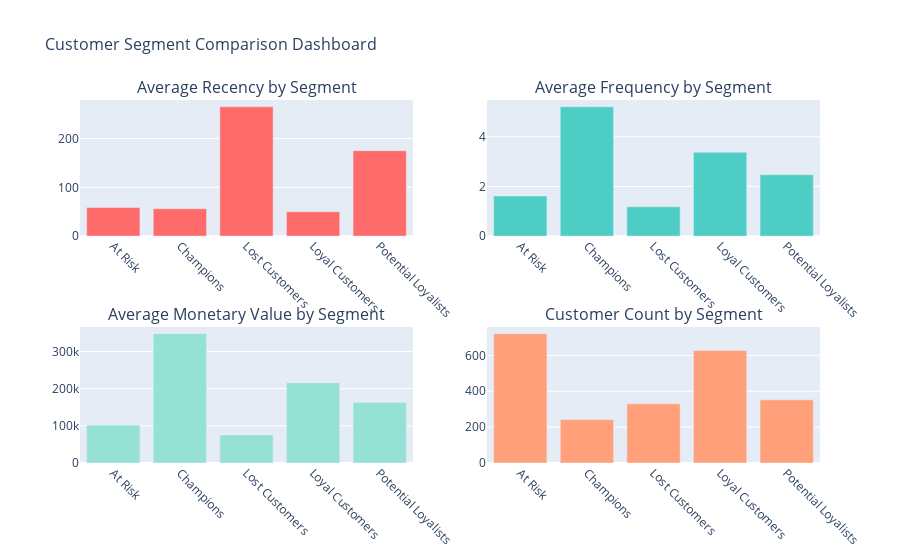

Here is the notebook cell this chart was saved with:
### Markdown cell above
### 8.2 Cluster Comparison Charts

### Code cell
# Prepare data for cluster comparison
cluster_comparison = rfm_df.groupby('cluster_name').agg({
    'recency': 'mean',
    'frequency': 'mean',
    'monetary': 'mean',
    'customer_id': 'count'
}).reset_index()

cluster_comparison.columns = ['Segment', 'Avg Recency', 'Avg Frequency', 'Avg Monetary', 'Customer Count']

# Create subplots
fig = make_subplots(
    rows=2, cols=2,
    subplot_titles=(
        'Average Recency by Segment',
        'Average Frequency by Segment',
        'Average Monetary Value by Segment',
        'Customer Count by Segment'
    ),
    specs=[[{'type': 'bar'}, {'type': 'bar'}],
           [{'type': 'bar'}, {'type': 'bar'}]]
)

# Recency bar chart
fig.add_trace(
    go.Bar(x=cluster_comparison['Segment'], y=cluster_comparison['Avg Recency'],
           marker_color='#FF6B6B', name='Recency'),
    row=1, col=1
)

# Frequency bar chart
fig.add_trace(
    go.Bar(x=cluster_comparison['Segment'], y=cluster_comparison['Avg Frequency'],
           marker_color='#4ECDC4', name='Frequency'),
    row=1, col=2
)

# Monetary bar chart
fig.add_trace(
    go.Bar(x=cluster_comparison['Segment'], y=cluster_comparison['Avg Monetary'],
           marker_color='#95E1D3', name='Monetary'),
    row=2, col=1
)

# Customer count bar chart
fig.add_trace(
    go.Bar(x=cluster_comparison['Segment'], y=cluster_comparison['Customer Count'],
           marker_color='#FFA07A', name='Customer Count'),
    row=2, col=2
)

# Update layout
fig.update_xaxes(tickangle=45)
fig.update_layout(
    height=800,
    showlegend=False,
    title_text='Customer Segment Comparison Dashboard',
    title_font_size=16
)

fig.show()

### Figure 1 — Plotly figure (JSON) as saved in the notebook; plotly's stock layout.template omitted (floating-point values rounded to 4 significant figures)
{"data": [{"marker": {"color": "#FF6B6B"}, "name": "Recency", "type": "bar", "x": ["At Risk", "Champions", "Lost Customers", "Loyal Customers", "Potential Loyalists"], "xaxis": "x", "y": [58.6, 56.22, 265.1, 50.04, 175.1], "yaxis": "y"}, {"marker": {"color": "#4ECDC4"}, "name": "Frequency", "type": "bar", "x": ["At Risk", "Champions", "Lost Customers", "Loyal Customers", "Potential Loyalists"], "xaxis": "x2", "y": [1.614, 5.207, 1.182, 3.375, 2.472], "yaxis": "y2"}, {"marker": {"color": "#95E1D3"}, "name": "Monetary", "type": "bar", "x": ["At Risk", "Champions", "Lost Customers", "Loyal Customers", "Potential Loyalists"], "xaxis": "x3", "y": [101700.0, 347800.0, 75650.0, 215900.0, 162500.0], "yaxis": "y3"}, {"marker": {"color": "#FFA07A"}, "name": "Customer Count", "type": "bar", "x": ["At Risk", "Champions", "Lost Customers", "Loyal Customers", "Potential Loyalists"], "xaxis": "x4", "y": [721, 242, 330, 627, 352], "yaxis": "y4"}], "layout": {"annotations": [{"font": {"size": 16}, "showarrow": false, "text": "Average Recency by Segment", "x": 0.225, "xanchor": "center", "xref": "paper", "y": 1, "yanchor": "bottom", "yref": "paper"}, {"font": {"size": 16}, "showarrow": false, "text": "Average Frequency by Segment", "x": 0.775, "xanchor": "center", "xref": "paper", "y": 1, "yanchor": "bottom", "yref": "paper"}, {"font": {"size": 16}, "showarrow": false, "text": "Average Monetary Value by Segment", "x": 0.225, "xanchor": "center", "xref": "paper", "y": 0.375, "yanchor": "bottom", "yref": "paper"}, {"font": {"size": 16}, "showarrow": false, "text": "Customer Count by Segment", "x": 0.775, "xanchor": "center", "xref": "paper", "y": 0.375, "yanchor": "bottom", "yref": "paper"}], "autosize": true, "showlegend": false, "title": {"font": {"size": 16}, "text": "Customer Segment Comparison Dashboard"}, "xaxis": {"anchor": "y", "autorange": true, "domain": [0, 0.45], "range": [-0.5, 4.5], "tickangle": 45, "type": "category"}, "xaxis2": {"anchor": "y2", "autorange": true, "domain": [0.55, 1], "range": [-0.5, 4.5], "tickangle": 45, "type": "category"}, "xaxis3": {"anchor": "y3", "autorange": true, "domain": [0, 0.45], "range": [-0.5, 4.5], "tickangle": 45, "type": "category"}, "xaxis4": {"anchor": "y4", "autorange": true, "domain": [0.55, 1], "range": [-0.5, 4.5], "tickangle": 45, "type": "category"}, "yaxis": {"anchor": "x", "autorange": true, "domain": [0.625, 1], "range": [0, 279.0], "type": "linear"}, "yaxis2": {"anchor": "x2", "autorange": true, "domain": [0.625, 1], "range": [0, 5.481], "type": "linear"}, "yaxis3": {"anchor": "x3", "autorange": true, "domain": [0, 0.375], "range": [0, 366100.0], "type": "linear"}, "yaxis4": {"anchor": "x4", "autorange": true, "domain": [0, 0.375], "range": [0, 758.9], "type": "linear"}}}
